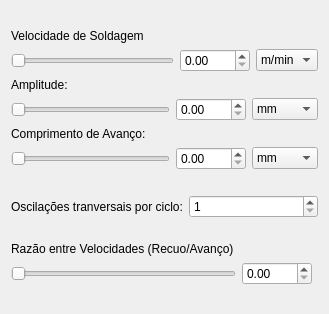
<?xml version="1.0" encoding="UTF-8"?>
<ui version="4.0">
 <class>TriangularSwitchback</class>
 <widget class="QWidget" name="TriangularSwitchback">
  <property name="geometry">
   <rect>
    <x>0</x>
    <y>0</y>
    <width>329</width>
    <height>314</height>
   </rect>
  </property>
  <property name="windowTitle">
   <string>Form</string>
  </property>
  <layout class="QVBoxLayout" name="verticalLayout">
   <item>
    <spacer name="verticalSpacer_5">
     <property name="orientation">
      <enum>Qt::Vertical</enum>
     </property>
     <property name="sizeHint" stdset="0">
      <size>
       <width>20</width>
       <height>13</height>
      </size>
     </property>
    </spacer>
   </item>
   <item>
    <layout class="QGridLayout" name="gridLayout_18">
     <item row="1" column="0">
      <widget class="QSlider" name="sbtWeldSpeedSlider">
       <property name="maximum">
        <number>300</number>
       </property>
       <property name="orientation">
        <enum>Qt::Horizontal</enum>
       </property>
      </widget>
     </item>
     <item row="1" column="2">
      <widget class="QComboBox" name="sbtWeldSpeedUnitComboBox">
       <item>
        <property name="text">
         <string>m/min</string>
        </property>
       </item>
       <item>
        <property name="text">
         <string>mm/s</string>
        </property>
       </item>
       <item>
        <property name="text">
         <string>rpm</string>
        </property>
       </item>
       <item>
        <property name="text">
         <string>rps</string>
        </property>
       </item>
      </widget>
     </item>
     <item row="0" column="0">
      <widget class="QLabel" name="label_25">
       <property name="text">
        <string>Velocidade de Soldagem</string>
       </property>
      </widget>
     </item>
     <item row="1" column="1">
      <widget class="QDoubleSpinBox" name="sbtWeldSpeedSpinBox">
       <property name="minimumSize">
        <size>
         <width>70</width>
         <height>0</height>
        </size>
       </property>
      </widget>
     </item>
    </layout>
   </item>
   <item>
    <layout class="QGridLayout" name="gridLayout_19">
     <item row="1" column="2">
      <widget class="QComboBox" name="sbtAmplitudeUnitComboBox">
       <property name="sizeIncrement">
        <size>
         <width>0</width>
         <height>0</height>
        </size>
       </property>
       <item>
        <property name="text">
         <string>mm</string>
        </property>
       </item>
       <item>
        <property name="text">
         <string>cm</string>
        </property>
       </item>
       <item>
        <property name="text">
         <string>m</string>
        </property>
       </item>
       <item>
        <property name="text">
         <string>pulsos</string>
        </property>
       </item>
       <item>
        <property name="text">
         <string>&quot;</string>
        </property>
       </item>
      </widget>
     </item>
     <item row="1" column="0">
      <widget class="QSlider" name="sbtAmplitudeSlider">
       <property name="maximum">
        <number>300</number>
       </property>
       <property name="orientation">
        <enum>Qt::Horizontal</enum>
       </property>
      </widget>
     </item>
     <item row="1" column="1">
      <widget class="QDoubleSpinBox" name="sbtAmplitudeSpinBox">
       <property name="minimumSize">
        <size>
         <width>70</width>
         <height>0</height>
        </size>
       </property>
      </widget>
     </item>
     <item row="0" column="0">
      <widget class="QLabel" name="label_27">
       <property name="text">
        <string>Amplitude:</string>
       </property>
      </widget>
     </item>
    </layout>
   </item>
   <item>
    <layout class="QGridLayout" name="gridLayout_21">
     <item row="1" column="2">
      <widget class="QComboBox" name="sbtForwardLenUnitComboBox">
       <property name="sizeIncrement">
        <size>
         <width>0</width>
         <height>0</height>
        </size>
       </property>
       <item>
        <property name="text">
         <string>mm</string>
        </property>
       </item>
       <item>
        <property name="text">
         <string>cm</string>
        </property>
       </item>
       <item>
        <property name="text">
         <string>m</string>
        </property>
       </item>
       <item>
        <property name="text">
         <string>pulsos</string>
        </property>
       </item>
       <item>
        <property name="text">
         <string>&quot;</string>
        </property>
       </item>
      </widget>
     </item>
     <item row="1" column="0">
      <widget class="QSlider" name="sbtForwardLenSlider">
       <property name="maximum">
        <number>300</number>
       </property>
       <property name="orientation">
        <enum>Qt::Horizontal</enum>
       </property>
      </widget>
     </item>
     <item row="1" column="1">
      <widget class="QDoubleSpinBox" name="sbtForwardLenSpinBox">
       <property name="minimumSize">
        <size>
         <width>70</width>
         <height>0</height>
        </size>
       </property>
      </widget>
     </item>
     <item row="0" column="0">
      <widget class="QLabel" name="label_28">
       <property name="text">
        <string>Comprimento de Avanço:</string>
       </property>
      </widget>
     </item>
    </layout>
   </item>
   <item>
    <spacer name="verticalSpacer_3">
     <property name="orientation">
      <enum>Qt::Vertical</enum>
     </property>
     <property name="sizeHint" stdset="0">
      <size>
       <width>20</width>
       <height>13</height>
      </size>
     </property>
    </spacer>
   </item>
   <item>
    <layout class="QFormLayout" name="formLayout_3">
     <item row="0" column="0">
      <widget class="QLabel" name="label_26">
       <property name="text">
        <string>Oscilações tranversais por ciclo:</string>
       </property>
      </widget>
     </item>
     <item row="0" column="1">
      <widget class="QSpinBox" name="sbtOscCountSpinBox">
       <property name="minimum">
        <number>1</number>
       </property>
       <property name="maximum">
        <number>10</number>
       </property>
      </widget>
     </item>
    </layout>
   </item>
   <item>
    <spacer name="verticalSpacer_12">
     <property name="orientation">
      <enum>Qt::Vertical</enum>
     </property>
     <property name="sizeHint" stdset="0">
      <size>
       <width>20</width>
       <height>3</height>
      </size>
     </property>
    </spacer>
   </item>
   <item>
    <layout class="QGridLayout" name="gridLayout_22">
     <item row="1" column="1">
      <widget class="QDoubleSpinBox" name="speedRatioSpinBox">
       <property name="minimumSize">
        <size>
         <width>70</width>
         <height>0</height>
        </size>
       </property>
      </widget>
     </item>
     <item row="1" column="0">
      <widget class="QSlider" name="speedRatioSlider">
       <property name="maximum">
        <number>300</number>
       </property>
       <property name="orientation">
        <enum>Qt::Horizontal</enum>
       </property>
      </widget>
     </item>
     <item row="0" column="0" colspan="3">
      <widget class="QLabel" name="label_41">
       <property name="text">
        <string>Razão entre Velocidades (Recuo/Avanço)</string>
       </property>
      </widget>
     </item>
    </layout>
   </item>
   <item>
    <spacer name="verticalSpacer_4">
     <property name="orientation">
      <enum>Qt::Vertical</enum>
     </property>
     <property name="sizeHint" stdset="0">
      <size>
       <width>20</width>
       <height>13</height>
      </size>
     </property>
    </spacer>
   </item>
  </layout>
 </widget>
 <resources/>
 <connections/>
</ui>
